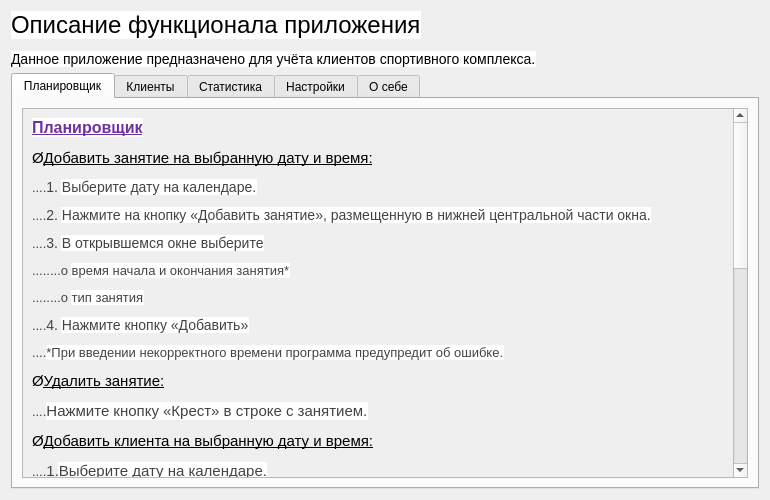
<?xml version="1.0" encoding="UTF-8"?>
<ui version="4.0">
 <class>Form</class>
 <widget class="QWidget" name="Form">
  <property name="geometry">
   <rect>
    <x>0</x>
    <y>0</y>
    <width>770</width>
    <height>500</height>
   </rect>
  </property>
  <property name="windowTitle">
   <string>О программе</string>
  </property>
  <layout class="QGridLayout" name="gridLayout">
   <item row="0" column="0">
    <widget class="QLabel" name="label">
     <property name="text">
      <string>&lt;html&gt;&lt;head/&gt;&lt;body&gt;&lt;p&gt;&lt;span style=&quot; font-family:'Calibri'; font-size:18pt; background-color:#ffffff;&quot;&gt;Описание функционала приложения&lt;/span&gt;&lt;/p&gt;&lt;p&gt;&lt;span style=&quot; font-size:10.5pt; background-color:#ffffff;&quot;&gt;Данное приложение предназначено для учёта клиентов спортивного комплекса.&lt;/span&gt;&lt;/p&gt;&lt;/body&gt;&lt;/html&gt;</string>
     </property>
    </widget>
   </item>
   <item row="1" column="0">
    <widget class="QTabWidget" name="tabWidget">
     <property name="currentIndex">
      <number>0</number>
     </property>
     <widget class="QWidget" name="tab">
      <attribute name="title">
       <string>Планировщик</string>
      </attribute>
      <layout class="QFormLayout" name="formLayout">
       <item row="0" column="0" colspan="2">
        <widget class="QScrollArea" name="scrollArea_2">
         <property name="widgetResizable">
          <bool>true</bool>
         </property>
         <widget class="QWidget" name="scrollAreaWidgetContents_2">
          <property name="geometry">
           <rect>
            <x>0</x>
            <y>0</y>
            <width>709</width>
            <height>882</height>
           </rect>
          </property>
          <layout class="QGridLayout" name="gridLayout_6">
           <item row="0" column="0">
            <widget class="QLabel" name="label_2">
             <property name="text">
              <string>&lt;html&gt;&lt;head/&gt;&lt;body&gt;&lt;p&gt;&lt;span style=&quot; font-size:12pt; font-weight:600; text-decoration: underline; color:#7030a0; background-color:#ffffff;&quot;&gt;Планировщик&lt;/span&gt;&lt;/p&gt;&lt;p&gt;&lt;span style=&quot; font-family:'Wingdings'; font-size:11pt;&quot;&gt;Ø&lt;/span&gt;&lt;span style=&quot; font-size:11pt; text-decoration: underline;&quot;&gt;Добавить занятие на выбранную дату и время:&lt;/span&gt;&lt;/p&gt;&lt;p&gt;&lt;span style=&quot; font-family:'Roboto'; font-size:10pt; color:#434343;&quot;&gt;....&lt;/span&gt;&lt;span style=&quot; font-family:'Roboto'; font-size:10.5pt; color:#434343;&quot;&gt;1. &lt;/span&gt;&lt;span style=&quot; font-size:10.5pt; color:#434343; background-color:#ffffff;&quot;&gt;Выберите дату на календаре.&lt;/span&gt;&lt;/p&gt;&lt;p&gt;&lt;span style=&quot; font-family:'Roboto'; font-size:10pt; color:#434343;&quot;&gt;....&lt;/span&gt;&lt;span style=&quot; font-family:'Roboto'; font-size:10.5pt; color:#434343;&quot;&gt;2. &lt;/span&gt;&lt;span style=&quot; font-size:10.5pt; color:#434343; background-color:#ffffff;&quot;&gt;Нажмите на кнопку «Добавить занятие», размещенную в нижней центральной части окна.&lt;/span&gt;&lt;/p&gt;&lt;p&gt;&lt;span style=&quot; font-family:'Roboto'; font-size:10pt; color:#434343;&quot;&gt;....&lt;/span&gt;&lt;span style=&quot; font-family:'Roboto'; font-size:10.5pt; color:#434343;&quot;&gt;3. &lt;/span&gt;&lt;span style=&quot; font-size:10.5pt; color:#434343; background-color:#ffffff;&quot;&gt;В открывшемся окне выберите&lt;/span&gt;&lt;/p&gt;&lt;p&gt;&lt;span style=&quot; font-family:'Roboto'; font-size:10pt; color:#434343;&quot;&gt;........&lt;/span&gt;&lt;span style=&quot; font-family:'Courier New'; font-size:10pt; color:#434343;&quot;&gt;o &lt;/span&gt;&lt;span style=&quot; font-size:10pt; color:#434343; background-color:#ffffff;&quot;&gt;время начала и окончания занятия*&lt;/span&gt;&lt;/p&gt;&lt;p&gt;&lt;span style=&quot; font-family:'Roboto'; font-size:10pt; color:#434343;&quot;&gt;........&lt;/span&gt;&lt;span style=&quot; font-family:'Courier New'; font-size:10pt; color:#434343;&quot;&gt;o &lt;/span&gt;&lt;span style=&quot; font-size:10pt; color:#434343; background-color:#ffffff;&quot;&gt;тип занятия&lt;/span&gt;&lt;/p&gt;&lt;p&gt;&lt;span style=&quot; font-family:'Roboto'; font-size:10pt; color:#434343;&quot;&gt;....&lt;/span&gt;&lt;span style=&quot; font-family:'Roboto'; font-size:10.5pt; color:#434343;&quot;&gt;4. &lt;/span&gt;&lt;span style=&quot; font-size:10.5pt; color:#434343; background-color:#ffffff;&quot;&gt;Нажмите кнопку «Добавить»&lt;/span&gt;&lt;/p&gt;&lt;p&gt;&lt;span style=&quot; font-family:'Roboto'; font-size:10pt; color:#434343;&quot;&gt;....&lt;/span&gt;&lt;span style=&quot; font-size:10pt; color:#434343; background-color:#ffffff;&quot;&gt;*При введении некорректного времени программа предупредит об ошибке.&lt;/span&gt;&lt;/p&gt;&lt;p&gt;&lt;span style=&quot; font-family:'Wingdings'; font-size:11pt;&quot;&gt;Ø&lt;/span&gt;&lt;span style=&quot; font-size:11pt; text-decoration: underline;&quot;&gt;Удалить занятие:&lt;/span&gt;&lt;/p&gt;&lt;p&gt;&lt;span style=&quot; font-family:'Roboto'; font-size:10pt; color:#434343;&quot;&gt;....&lt;/span&gt;&lt;span style=&quot; font-size:11pt; color:#434343; background-color:#ffffff;&quot;&gt;Нажмите кнопку «Крест» в строке с занятием.&lt;/span&gt;&lt;/p&gt;&lt;p&gt;&lt;span style=&quot; font-family:'Wingdings'; font-size:11pt;&quot;&gt;Ø&lt;/span&gt;&lt;span style=&quot; font-size:11pt; text-decoration: underline;&quot;&gt;Добавить клиента на выбранную дату и время:&lt;/span&gt;&lt;/p&gt;&lt;p&gt;&lt;span style=&quot; font-family:'Roboto'; font-size:10pt; color:#434343;&quot;&gt;....&lt;/span&gt;&lt;span style=&quot; font-size:11pt; color:#434343;&quot;&gt;1.&lt;/span&gt;&lt;span style=&quot; font-size:11pt; color:#434343; background-color:#ffffff;&quot;&gt;Выберите дату на календаре.&lt;/span&gt;&lt;/p&gt;&lt;p&gt;&lt;span style=&quot; font-family:'Roboto'; font-size:10pt; color:#434343;&quot;&gt;....&lt;/span&gt;&lt;span style=&quot; font-size:11pt; color:#434343;&quot;&gt;2. &lt;/span&gt;&lt;span style=&quot; font-size:11pt; color:#434343; background-color:#ffffff;&quot;&gt;Нажмите на кнопку «Добавить клиента», размещенную в нижней правом углу окна.&lt;/span&gt;&lt;/p&gt;&lt;p&gt;&lt;span style=&quot; font-family:'Roboto'; font-size:10pt; color:#434343;&quot;&gt;....&lt;/span&gt;&lt;span style=&quot; font-size:11pt; color:#434343;&quot;&gt;3. &lt;/span&gt;&lt;span style=&quot; font-size:11pt; color:#434343; background-color:#ffffff;&quot;&gt;В открывшемся окне выберите&lt;/span&gt;&lt;/p&gt;&lt;p&gt;&lt;span style=&quot; font-family:'Roboto'; font-size:10pt; color:#434343;&quot;&gt;........&lt;/span&gt;&lt;span style=&quot; font-family:'Courier New'; font-size:10pt; color:#434343;&quot;&gt;o &lt;/span&gt;&lt;span style=&quot; font-size:10pt; color:#434343; background-color:#ffffff;&quot;&gt;ФИО клиента&lt;/span&gt;&lt;/p&gt;&lt;p&gt;&lt;span style=&quot; font-family:'Roboto'; font-size:10pt; color:#434343;&quot;&gt;........&lt;/span&gt;&lt;span style=&quot; font-family:'Courier New'; font-size:10pt; color:#434343;&quot;&gt;o &lt;/span&gt;&lt;span style=&quot; font-size:10pt; color:#434343; background-color:#ffffff;&quot;&gt;время начала и окончания занятия*&lt;/span&gt;&lt;/p&gt;&lt;p&gt;&lt;span style=&quot; font-family:'Roboto'; font-size:10pt; color:#434343;&quot;&gt;........&lt;/span&gt;&lt;span style=&quot; font-family:'Courier New'; font-size:10pt; color:#434343;&quot;&gt;o &lt;/span&gt;&lt;span style=&quot; font-size:10pt; color:#434343; background-color:#ffffff;&quot;&gt;тип занятия&lt;/span&gt;&lt;/p&gt;&lt;p&gt;&lt;span style=&quot; font-family:'Roboto'; font-size:10pt; color:#434343;&quot;&gt;....&lt;/span&gt;&lt;span style=&quot; font-size:10.5pt; color:#434343;&quot;&gt;4. &lt;/span&gt;&lt;span style=&quot; font-size:10.5pt; color:#434343; background-color:#ffffff;&quot;&gt;Нажмите кнопку «Добавить»&lt;/span&gt;&lt;/p&gt;&lt;p&gt;&lt;span style=&quot; font-family:'Roboto'; font-size:10pt; color:#434343;&quot;&gt;....&lt;/span&gt;&lt;span style=&quot; font-size:10pt; color:#434343; background-color:#ffffff;&quot;&gt;*При введении некорректного времени программа предупредит об ошибке.&lt;/span&gt;&lt;/p&gt;&lt;p&gt;&lt;span style=&quot; font-family:'Wingdings'; font-size:11pt;&quot;&gt;Ø&lt;/span&gt;&lt;span style=&quot; font-size:11pt; text-decoration: underline;&quot;&gt;Удалить клиента:&lt;/span&gt;&lt;/p&gt;&lt;p&gt;&lt;span style=&quot; font-family:'Roboto'; font-size:10pt; color:#434343;&quot;&gt;....&lt;/span&gt;&lt;span style=&quot; font-family:'Roboto'; font-size:11pt; color:#434343;&quot;&gt;1. &lt;/span&gt;&lt;span style=&quot; font-size:11pt; color:#434343; background-color:#ffffff;&quot;&gt;Нажмите кнопку «Крест» в строке с клиентом.&lt;/span&gt;&lt;/p&gt;&lt;p&gt;&lt;span style=&quot; font-family:'Roboto'; font-size:10pt; color:#434343;&quot;&gt;....&lt;/span&gt;&lt;span style=&quot; font-size:10pt;&quot;&gt;Примечание: по умолчанию удалять можно только занятия в текущую дату.&lt;/span&gt;&lt;/p&gt;&lt;p&gt;&lt;span style=&quot; font-family:'Roboto'; font-size:10pt; color:#434343;&quot;&gt;....&lt;/span&gt;&lt;span style=&quot; font-size:10pt;&quot;&gt;Снять запрет на удаление записей прошлых дней можно в настройках приложения.&lt;/span&gt;&lt;/p&gt;&lt;p&gt;&lt;span style=&quot; font-family:'Wingdings'; font-size:11pt;&quot;&gt;Ø&lt;/span&gt;&lt;span style=&quot; font-size:11pt; text-decoration: underline;&quot;&gt;Начать Занятие:&lt;/span&gt;&lt;/p&gt;&lt;p&gt;&lt;span style=&quot; font-family:'Roboto'; font-size:10pt; color:#434343;&quot;&gt;....&lt;/span&gt;&lt;span style=&quot; font-size:11pt; color:#434343; background-color:#ffffff;&quot;&gt;1. Нажмите кнопку &amp;quot;Начать занятие&amp;quot;. Будет выбрано время для текущего занятия*.&lt;/span&gt;&lt;/p&gt;&lt;p&gt;&lt;span style=&quot; font-family:'Roboto'; font-size:10pt; color:#434343;&quot;&gt;....&lt;/span&gt;&lt;span style=&quot; font-family:'Roboto'; font-size:11pt; color:#434343;&quot;&gt;2.Чтобы остановить или возобновить время нажмите на кнопку &amp;quot;Стоп/Старт&amp;quot;.&lt;/span&gt;&lt;/p&gt;&lt;p&gt;&lt;span style=&quot; font-family:'Roboto'; font-size:10pt; color:#434343;&quot;&gt;....&lt;/span&gt;&lt;span style=&quot; font-size:10pt;&quot;&gt;Примечание: Вы можете изменять тип занятия из выпадающего списка слева сверху.&lt;/span&gt;&lt;/p&gt;&lt;p&gt;&lt;span style=&quot; font-family:'Roboto'; font-size:10pt; color:#434343;&quot;&gt;....&lt;/span&gt;&lt;span style=&quot; font-size:10pt;&quot;&gt;По окончании времени вы услышите звуковой сигнал.&lt;/span&gt;&lt;/p&gt;&lt;p&gt;&lt;span style=&quot; font-family:'Roboto'; font-size:10pt; color:#434343;&quot;&gt;....&lt;/span&gt;&lt;span style=&quot; font-family:'Roboto'; font-size:10pt; color:#000000;&quot;&gt;* Если в настоящее время не будет указанно занятие, то по умолчанию выберется 1 занятие из списка&lt;/span&gt;&lt;/p&gt;&lt;/body&gt;&lt;/html&gt;</string>
             </property>
            </widget>
           </item>
          </layout>
         </widget>
        </widget>
       </item>
      </layout>
     </widget>
     <widget class="QWidget" name="tab_2">
      <attribute name="title">
       <string>Клиенты</string>
      </attribute>
      <layout class="QGridLayout" name="gridLayout_3">
       <item row="0" column="0">
        <widget class="QScrollArea" name="scrollArea">
         <property name="widgetResizable">
          <bool>true</bool>
         </property>
         <widget class="QWidget" name="scrollAreaWidgetContents">
          <property name="geometry">
           <rect>
            <x>0</x>
            <y>0</y>
            <width>709</width>
            <height>958</height>
           </rect>
          </property>
          <layout class="QGridLayout" name="gridLayout_7">
           <item row="0" column="0">
            <widget class="QLabel" name="label_3">
             <property name="text">
              <string>&lt;html&gt;&lt;head/&gt;&lt;body&gt;&lt;p&gt;&lt;span style=&quot; font-size:12pt; font-weight:600; text-decoration: underline; color:#7030a0; background-color:#ffffff;&quot;&gt;Клиенты&lt;/span&gt;&lt;/p&gt;&lt;p&gt;&lt;span style=&quot; font-family:'Wingdings'; font-size:11pt;&quot;&gt;Ø&lt;/span&gt;&lt;span style=&quot; font-size:11pt; text-decoration: underline;&quot;&gt;Добавление нового клиента (в базу данных):&lt;/span&gt;&lt;/p&gt;&lt;p&gt;&lt;span style=&quot; font-family:'Roboto'; font-size:10pt; color:#434343;&quot;&gt;....&lt;/span&gt;&lt;span style=&quot; font-size:10.5pt; color:#434343;&quot;&gt;1. &lt;/span&gt;&lt;span style=&quot; font-size:10.5pt; color:#434343; background-color:#ffffff;&quot;&gt;Введите необходимую информацию по клиенту:&lt;/span&gt;&lt;/p&gt;&lt;p&gt;&lt;span style=&quot; font-family:'Roboto'; font-size:10pt; color:#434343;&quot;&gt;........&lt;/span&gt;&lt;span style=&quot; font-family:'Courier New'; font-size:10pt; color:#434343;&quot;&gt;o &lt;/span&gt;&lt;span style=&quot; font-size:10pt; color:#434343; background-color:#ffffff;&quot;&gt;ФИО&lt;/span&gt;&lt;/p&gt;&lt;p&gt;&lt;span style=&quot; font-family:'Roboto'; font-size:10pt; color:#434343;&quot;&gt;........&lt;/span&gt;&lt;span style=&quot; font-family:'Courier New'; font-size:10pt; color:#434343;&quot;&gt;o &lt;/span&gt;&lt;span style=&quot; font-size:10pt; color:#434343; background-color:#ffffff;&quot;&gt;Номер телефон&lt;/span&gt;&lt;/p&gt;&lt;p&gt;&lt;span style=&quot; font-family:'Roboto'; font-size:10pt; color:#434343;&quot;&gt;........&lt;/span&gt;&lt;span style=&quot; font-family:'Courier New'; font-size:10pt; color:#434343;&quot;&gt;o &lt;/span&gt;&lt;span style=&quot; font-size:10pt; color:#434343; background-color:#ffffff;&quot;&gt;Дату регистрации&lt;/span&gt;&lt;/p&gt;&lt;p&gt;&lt;span style=&quot; font-family:'Roboto'; font-size:10pt; color:#434343;&quot;&gt;........&lt;/span&gt;&lt;span style=&quot; font-family:'Courier New'; font-size:10pt; color:#434343;&quot;&gt;o &lt;/span&gt;&lt;span style=&quot; font-size:10pt; color:#434343; background-color:#ffffff;&quot;&gt;Дату рождения&lt;/span&gt;&lt;/p&gt;&lt;p&gt;&lt;span style=&quot; font-family:'Roboto'; font-size:10pt; color:#434343;&quot;&gt;........&lt;/span&gt;&lt;span style=&quot; font-family:'Courier New'; font-size:10pt; color:#434343;&quot;&gt;o &lt;/span&gt;&lt;span style=&quot; font-size:10pt; color:#434343; background-color:#ffffff;&quot;&gt;Количество оплаченных занятий&lt;/span&gt;&lt;/p&gt;&lt;p&gt;&lt;span style=&quot; font-family:'Roboto'; font-size:10pt; color:#434343;&quot;&gt;........&lt;/span&gt;&lt;span style=&quot; font-family:'Courier New'; font-size:10pt; color:#434343;&quot;&gt;o &lt;/span&gt;&lt;span style=&quot; font-size:10pt; color:#434343; background-color:#ffffff;&quot;&gt;Длительность абонемента&lt;/span&gt;&lt;span style=&quot; font-family:'Calibri'; font-size:11pt;&quot;&gt;&lt;br/&gt;&lt;/span&gt;&lt;/p&gt;&lt;p&gt;&lt;span style=&quot; font-family:'Roboto'; font-size:10pt; color:#434343;&quot;&gt;....&lt;/span&gt;&lt;span style=&quot; font-size:10.5pt; color:#434343;&quot;&gt;2. &lt;/span&gt;&lt;span style=&quot; font-size:10.5pt; color:#434343; background-color:#ffffff;&quot;&gt;Нажмите кнопку «Добавить»&lt;/span&gt;&lt;/p&gt;&lt;p&gt;&lt;span style=&quot; font-family:'Wingdings'; font-size:11pt;&quot;&gt;Ø&lt;/span&gt;&lt;span style=&quot; font-size:11pt; text-decoration: underline;&quot;&gt;Поиск по ФИО клиента:&lt;/span&gt;&lt;/p&gt;&lt;p&gt;&lt;span style=&quot; font-family:'Roboto'; font-size:10pt; color:#434343;&quot;&gt;....&lt;/span&gt;&lt;span style=&quot; font-size:11pt; color:#434343; background-color:#ffffff;&quot;&gt;Начните вводить в строку поиска, расположенную в правой части окна,&lt;/span&gt;&lt;/p&gt;&lt;p&gt;&lt;span style=&quot; font-family:'Roboto'; font-size:10pt; color:#434343;&quot;&gt;....&lt;/span&gt;&lt;span style=&quot; font-size:11pt; color:#434343; background-color:#ffffff;&quot;&gt;ФИО клиента и в таблице будут выведены все клиенты,&lt;/span&gt;&lt;/p&gt;&lt;p&gt;&lt;span style=&quot; font-family:'Roboto'; font-size:10pt; color:#434343;&quot;&gt;....&lt;/span&gt;&lt;span style=&quot; font-size:11pt; color:#434343; background-color:#ffffff;&quot;&gt;в ФИО которых входит введенная подстрока.&lt;/span&gt;&lt;/p&gt;&lt;p&gt;&lt;span style=&quot; font-family:'Wingdings'; font-size:11pt;&quot;&gt;Ø&lt;/span&gt;&lt;span style=&quot; font-size:11pt; text-decoration: underline;&quot;&gt;Внесение клиентом оплаты:&lt;/span&gt;&lt;/p&gt;&lt;p&gt;&lt;span style=&quot; font-family:'Roboto'; font-size:10pt; color:#434343;&quot;&gt;....&lt;/span&gt;&lt;span style=&quot; font-size:10.5pt; color:#434343;&quot;&gt;1. &lt;/span&gt;&lt;span style=&quot; font-size:10.5pt; color:#434343; background-color:#ffffff;&quot;&gt;Выберите&lt;/span&gt;&lt;/p&gt;&lt;p&gt;&lt;span style=&quot; font-family:'Roboto'; font-size:10pt; color:#434343;&quot;&gt;........&lt;/span&gt;&lt;span style=&quot; font-family:'Courier New'; font-size:10pt; color:#434343;&quot;&gt;o &lt;/span&gt;&lt;span style=&quot; font-size:10pt; color:#434343; background-color:#ffffff;&quot;&gt;Клиента&lt;/span&gt;&lt;/p&gt;&lt;p&gt;&lt;span style=&quot; font-family:'Roboto'; font-size:10pt; color:#434343;&quot;&gt;........&lt;/span&gt;&lt;span style=&quot; font-family:'Courier New'; font-size:10pt; color:#434343;&quot;&gt;o &lt;/span&gt;&lt;span style=&quot; font-size:10pt; color:#434343; background-color:#ffffff;&quot;&gt;Внесенную клиентом сумму&lt;/span&gt;&lt;/p&gt;&lt;p&gt;&lt;span style=&quot; font-family:'Roboto'; font-size:10pt; color:#434343;&quot;&gt;........&lt;/span&gt;&lt;span style=&quot; font-family:'Courier New'; font-size:10pt; color:#434343;&quot;&gt;o &lt;/span&gt;&lt;span style=&quot; font-size:10pt; color:#434343; background-color:#ffffff;&quot;&gt;Количество (оплачиваемых) занятий&lt;/span&gt;&lt;/p&gt;&lt;p&gt;&lt;span style=&quot; font-family:'Roboto'; font-size:10pt; color:#434343;&quot;&gt;....&lt;/span&gt;&lt;span style=&quot; font-size:10.5pt; color:#434343;&quot;&gt;2. &lt;/span&gt;&lt;span style=&quot; font-size:10.5pt; color:#434343; background-color:#ffffff;&quot;&gt;Нажмите кнопку «Оплатить».&lt;/span&gt;&lt;/p&gt;&lt;p&gt;&lt;span style=&quot; font-family:'Wingdings'; font-size:11pt;&quot;&gt;Ø&lt;/span&gt;&lt;span style=&quot; font-size:11pt; text-decoration: underline;&quot;&gt;Изменение данных выбранного клиента:&lt;/span&gt;&lt;/p&gt;&lt;p&gt;&lt;span style=&quot; font-family:'Roboto'; font-size:10pt; color:#434343;&quot;&gt;....&lt;/span&gt;&lt;span style=&quot; font-size:10.5pt; color:#434343;&quot;&gt;1. &lt;/span&gt;&lt;span style=&quot; font-size:10.5pt; color:#434343; background-color:#ffffff;&quot;&gt;Нажмите на любую ячейку в строке клиента чьи данные необходимо изменить.&lt;/span&gt;&lt;/p&gt;&lt;p&gt;&lt;span style=&quot; font-family:'Roboto'; font-size:10pt; color:#434343;&quot;&gt;....&lt;/span&gt;&lt;span style=&quot; font-size:10.5pt; color:#434343;&quot;&gt;2. &lt;/span&gt;&lt;span style=&quot; font-size:10.5pt; color:#434343; background-color:#ffffff;&quot;&gt;В открывшемся окне внесите необходимые изменения. &lt;/span&gt;&lt;/p&gt;&lt;p&gt;&lt;span style=&quot; font-family:'Roboto'; font-size:10pt; color:#434343;&quot;&gt;....&lt;/span&gt;&lt;span style=&quot; font-size:10.5pt; color:#434343;&quot;&gt;3. &lt;/span&gt;&lt;span style=&quot; font-size:10.5pt; color:#434343; background-color:#ffffff;&quot;&gt;Нажмите кнопку «Внести изменения».&lt;/span&gt;&lt;/p&gt;&lt;p&gt;&lt;span style=&quot; font-family:'Wingdings'; font-size:11pt;&quot;&gt;Ø&lt;/span&gt;&lt;span style=&quot; font-size:11pt; text-decoration: underline;&quot;&gt;Сортировка таблицы по столбцу:&lt;/span&gt;&lt;/p&gt;&lt;p&gt;&lt;span style=&quot; font-family:'Roboto'; font-size:10pt; color:#434343;&quot;&gt;....&lt;/span&gt;&lt;span style=&quot; font-size:10.5pt; color:#434343; background-color:#ffffff;&quot;&gt;Кликните на столбец, по которому нужно отсортировать таблицу&lt;/span&gt;&lt;/p&gt;&lt;p&gt;&lt;span style=&quot; font-family:'Roboto'; font-size:10pt; color:#434343;&quot;&gt;........&lt;/span&gt;&lt;span style=&quot; font-family:'Courier New'; font-size:10pt; color:#434343;&quot;&gt;o &lt;/span&gt;&lt;span style=&quot; font-size:10pt; color:#434343; background-color:#ffffff;&quot;&gt;1 раз – сортировка по возрастанию&lt;/span&gt;&lt;/p&gt;&lt;p&gt;&lt;span style=&quot; font-family:'Roboto'; font-size:10pt; color:#434343;&quot;&gt;........&lt;/span&gt;&lt;span style=&quot; font-family:'Courier New'; font-size:10pt; color:#434343;&quot;&gt;o &lt;/span&gt;&lt;span style=&quot; font-size:10pt; color:#434343; background-color:#ffffff;&quot;&gt;2 раза – сортировка по убыванию&lt;/span&gt;&lt;/p&gt;&lt;p&gt;&lt;span style=&quot; font-family:'Wingdings'; font-size:11pt;&quot;&gt;Ø&lt;/span&gt;&lt;span style=&quot; font-size:11pt; text-decoration: underline;&quot;&gt;Отчет по каждому клиенту:&lt;/span&gt;&lt;/p&gt;&lt;p&gt;&lt;span style=&quot; font-family:'Roboto'; font-size:10pt; color:#434343;&quot;&gt;....&lt;/span&gt;&lt;span style=&quot; font-size:10.5pt; color:#434343;&quot;&gt;1. &lt;/span&gt;&lt;span style=&quot; font-size:10.5pt; color:#434343; background-color:#ffffff;&quot;&gt;Кликните на кнопку нужного клиента&lt;/span&gt;&lt;/p&gt;&lt;p&gt;&lt;span style=&quot; font-family:'Roboto'; font-size:10pt; color:#434343;&quot;&gt;....&lt;/span&gt;&lt;span style=&quot; font-size:10.5pt; color:#434343;&quot;&gt;2. &lt;/span&gt;&lt;span style=&quot; font-size:10.5pt; color:#434343; background-color:#ffffff;&quot;&gt;В открывшемся окне Вы можете просмотреть историю клиента за выбранный период.&lt;/span&gt;&lt;/p&gt;&lt;p&gt;&lt;span style=&quot; font-family:'Roboto'; font-size:10pt; color:#434343;&quot;&gt;....Примечание: Вы можете записи из истории клиентов, нажимая на кнопку &amp;quot;Крестика&amp;quot; в строке&lt;/span&gt;&lt;/p&gt;&lt;/body&gt;&lt;/html&gt;</string>
             </property>
            </widget>
           </item>
          </layout>
         </widget>
        </widget>
       </item>
      </layout>
     </widget>
     <widget class="QWidget" name="tab_3">
      <attribute name="title">
       <string>Статистика</string>
      </attribute>
      <layout class="QGridLayout" name="gridLayout_4">
       <item row="0" column="0">
        <widget class="QScrollArea" name="scrollArea_3">
         <property name="widgetResizable">
          <bool>true</bool>
         </property>
         <widget class="QWidget" name="scrollAreaWidgetContents_3">
          <property name="geometry">
           <rect>
            <x>0</x>
            <y>0</y>
            <width>726</width>
            <height>372</height>
           </rect>
          </property>
          <widget class="QLabel" name="label_4">
           <property name="geometry">
            <rect>
             <x>9</x>
             <y>9</y>
             <width>659</width>
             <height>107</height>
            </rect>
           </property>
           <property name="text">
            <string>&lt;html&gt;&lt;head/&gt;&lt;body&gt;&lt;p&gt;&lt;span style=&quot; font-size:12pt; text-decoration: underline; color:#7030a0; background-color:#ffffff;&quot;&gt;Статистика&lt;/span&gt;&lt;/p&gt;&lt;p&gt;&lt;span style=&quot; font-family:'Wingdings'; font-size:11pt;&quot;&gt;Ø&lt;/span&gt;&lt;span style=&quot; font-size:11pt; text-decoration: underline;&quot;&gt;Представление информации о количестве посещений занятий и заработанной сумме за год.&lt;/span&gt;&lt;/p&gt;&lt;p&gt;&lt;span style=&quot; font-family:'Roboto'; font-size:10pt; color:#434343;&quot;&gt;....&lt;/span&gt;&lt;span style=&quot; font-size:10.5pt; color:#434343;&quot;&gt;1.&lt;/span&gt;&lt;span style=&quot; font-size:10.5pt; color:#434343; background-color:#ffffff;&quot;&gt;Выберите год.&lt;/span&gt;&lt;/p&gt;&lt;p&gt;&lt;span style=&quot; font-family:'Roboto'; font-size:10pt; color:#434343;&quot;&gt;....&lt;/span&gt;&lt;span style=&quot; font-size:10.5pt; color:#434343;&quot;&gt;2. &lt;/span&gt;&lt;span style=&quot; font-size:10.5pt; color:#434343; background-color:#ffffff;&quot;&gt;Нажмите на кнопку «Лупа», чтобы узнать подробную информацию по выбранному месяцу.&lt;/span&gt;&lt;/p&gt;&lt;/body&gt;&lt;/html&gt;</string>
           </property>
          </widget>
         </widget>
        </widget>
       </item>
      </layout>
     </widget>
     <widget class="QWidget" name="tab_4">
      <attribute name="title">
       <string>Настройки</string>
      </attribute>
      <layout class="QGridLayout" name="gridLayout_5">
       <item row="0" column="0">
        <widget class="QScrollArea" name="scrollArea_4">
         <property name="widgetResizable">
          <bool>true</bool>
         </property>
         <widget class="QWidget" name="scrollAreaWidgetContents_4">
          <property name="geometry">
           <rect>
            <x>0</x>
            <y>0</y>
            <width>709</width>
            <height>507</height>
           </rect>
          </property>
          <layout class="QGridLayout" name="gridLayout_2">
           <item row="0" column="0">
            <widget class="QLabel" name="label_5">
             <property name="text">
              <string>&lt;html&gt;&lt;head/&gt;&lt;body&gt;&lt;p&gt;&lt;span style=&quot; font-size:12pt; text-decoration: underline; color:#7030a0; background-color:#ffffff;&quot;&gt;Настройки&lt;/span&gt;&lt;/p&gt;&lt;p&gt;&lt;span style=&quot; font-family:'Wingdings'; font-size:11pt;&quot;&gt;Ø&lt;/span&gt;&lt;span style=&quot; font-size:11pt; text-decoration: underline;&quot;&gt;Основные настройки:&lt;/span&gt;&lt;/p&gt;&lt;p&gt;&lt;span style=&quot; font-family:'Roboto'; font-size:10pt; color:#434343;&quot;&gt;....&lt;/span&gt;&lt;span style=&quot; font-size:10.5pt; color:#434343;&quot;&gt;1. Укажите необходимые значения и НАЖМИТЕ &amp;quot;Сохранить и выйти&amp;quot;, чтобы внести все изменения.&lt;/span&gt;&lt;/p&gt;&lt;p&gt;&lt;span style=&quot; font-family:'Wingdings'; font-size:11pt;&quot;&gt;Ø&lt;/span&gt;&lt;span style=&quot; font-size:11pt; text-decoration: underline;&quot;&gt;Расписание:&lt;/span&gt;&lt;/p&gt;&lt;p&gt;&lt;span style=&quot; font-family:'Roboto'; font-size:10pt; color:#434343;&quot;&gt;....&lt;/span&gt;&lt;span style=&quot; font-size:10.5pt; color:#434343;&quot;&gt;1. Выберите день недели в списке.&lt;/span&gt;&lt;/p&gt;&lt;p&gt;&lt;span style=&quot; font-family:'Roboto'; font-size:10pt; color:#434343;&quot;&gt;....&lt;/span&gt;&lt;span style=&quot; font-family:'Roboto'; font-size:11pt; color:#434343;&quot;&gt;2&lt;/span&gt;&lt;span style=&quot; font-size:11pt; color:#434343;&quot;&gt;.&lt;/span&gt;&lt;span style=&quot; font-size:10.5pt; color:#434343;&quot;&gt; Редактируйте расписание. Вы можете удалять и добавлять новые записи аналогично добавлению&lt;/span&gt;&lt;/p&gt;&lt;p&gt;&lt;span style=&quot; font-family:'Roboto'; font-size:10pt; color:#434343;&quot;&gt;....&lt;/span&gt;&lt;span style=&quot; font-size:10.5pt; color:#434343;&quot;&gt;занятий в Планировщике.&lt;/span&gt;&lt;/p&gt;&lt;p&gt;&lt;span style=&quot; font-family:'Roboto'; font-size:10pt; color:#434343;&quot;&gt;....&lt;/span&gt;&lt;span style=&quot; font-size:10.5pt; color:#434343;&quot;&gt;Примечание: Редактирование в этой вкладке происходит сразу и не требует нажатия&lt;/span&gt;&lt;/p&gt;&lt;p&gt;&lt;span style=&quot; font-family:'Roboto'; font-size:10pt; color:#434343;&quot;&gt;....&lt;/span&gt;&lt;span style=&quot; font-size:10.5pt; color:#434343;&quot;&gt;&amp;quot;Сохраннить и выйти&amp;quot; для подтверждения изменений.&lt;/span&gt;&lt;/p&gt;&lt;p&gt;&lt;span style=&quot; font-family:'Wingdings'; font-size:11pt;&quot;&gt;Ø&lt;/span&gt;&lt;span style=&quot; font-size:11pt; text-decoration: underline;&quot;&gt;Типы занятий:&lt;/span&gt;&lt;/p&gt;&lt;p&gt;&lt;span style=&quot; font-family:'Roboto'; font-size:10pt; color:#434343;&quot;&gt;....&lt;/span&gt;&lt;span style=&quot; font-size:10.5pt; color:#434343;&quot;&gt;1. Чтобы изменить название занятия кликните по нему дважды.&lt;/span&gt;&lt;/p&gt;&lt;p&gt;&lt;span style=&quot; font-family:'Roboto'; font-size:10pt; color:#434343;&quot;&gt;....&lt;/span&gt;&lt;span style=&quot; font-family:'Roboto'; font-size:11pt; color:#434343;&quot;&gt;2. Для изменения длительности занятия кликните по дважды и укажите время в &lt;/span&gt;&lt;span style=&quot; font-family:'Roboto'; font-size:11pt; font-weight:600; color:#434343;&quot;&gt;минутах&lt;/span&gt;&lt;span style=&quot; font-family:'Roboto'; font-size:11pt; color:#434343;&quot;&gt;.&lt;/span&gt;&lt;/p&gt;&lt;p&gt;&lt;span style=&quot; font-family:'Roboto'; font-size:10pt; color:#434343;&quot;&gt;....&lt;/span&gt;&lt;span style=&quot; font-family:'Roboto'; font-size:11pt; color:#434343;&quot;&gt;3. Для изменения цвета нажмите на кнопку &amp;quot;Выбрать цвет&amp;quot; и подберите его на палитре,&lt;/span&gt;&lt;/p&gt;&lt;p&gt;&lt;span style=&quot; font-family:'Roboto'; font-size:10pt; color:#434343;&quot;&gt;....&lt;/span&gt;&lt;span style=&quot; font-family:'Roboto'; font-size:11pt; color:#434343;&quot;&gt;после чего нажмите кнопку &amp;quot;Ок&amp;quot;.&lt;/span&gt;&lt;/p&gt;&lt;p&gt;&lt;span style=&quot; font-family:'Roboto'; font-size:10pt; color:#434343;&quot;&gt;....&lt;/span&gt;&lt;span style=&quot; font-family:'Roboto'; font-size:11pt; color:#434343;&quot;&gt;4. Для удаления занятия нажмите на кнопку &amp;quot;Крестик&amp;quot;.&lt;/span&gt;&lt;/p&gt;&lt;p&gt;&lt;span style=&quot; font-family:'Roboto'; font-size:10pt; color:#434343;&quot;&gt;....&lt;/span&gt;&lt;span style=&quot; font-family:'Roboto'; font-size:11pt; color:#434343;&quot;&gt;5&lt;/span&gt;&lt;span style=&quot; font-size:11pt; color:#434343;&quot;&gt;. &lt;/span&gt;&lt;span style=&quot; font-size:10.5pt; color:#434343;&quot;&gt;Д&lt;/span&gt;&lt;span style=&quot; font-family:'Roboto'; font-size:11pt; color:#434343;&quot;&gt;ля добавления на кнопку &amp;quot;Плюс&amp;quot; и заполните информацию о занятии.&lt;/span&gt;&lt;/p&gt;&lt;p&gt;&lt;span style=&quot; font-family:'Roboto'; font-size:10pt; color:#434343;&quot;&gt;....&lt;/span&gt;&lt;span style=&quot; font-family:'Roboto'; font-size:11pt; color:#434343;&quot;&gt;6. НАЖМИТЕ &amp;quot;Сохранить и выйти&amp;quot;, чтобы подтвердить внесенные изменения.&lt;/span&gt;&lt;/p&gt;&lt;/body&gt;&lt;/html&gt;</string>
             </property>
            </widget>
           </item>
          </layout>
         </widget>
        </widget>
       </item>
      </layout>
     </widget>
     <widget class="QWidget" name="tab_5">
      <attribute name="title">
       <string>О себе</string>
      </attribute>
      <layout class="QGridLayout" name="gridLayout_8">
       <item row="0" column="0">
        <widget class="QLabel" name="label_6">
         <property name="text">
          <string>&lt;html&gt;&lt;head/&gt;&lt;body&gt;&lt;p&gt;&lt;span style=&quot; font-size:10pt;&quot;&gt;Здравствуй, дорогой клиент. Меня зовут Никита Жуков и я являюсь разработчиком данного проекта.&lt;/span&gt;&lt;/p&gt;&lt;p&gt;&lt;span style=&quot; font-size:10pt;&quot;&gt;На этот проект я потратил не один месяц и очень старался, так как это самая крупная моя работа.&lt;/span&gt;&lt;/p&gt;&lt;p&gt;&lt;span style=&quot; font-size:10pt;&quot;&gt;&lt;br/&gt;&lt;/span&gt;&lt;/p&gt;&lt;p&gt;&lt;span style=&quot; font-size:10pt;&quot;&gt;Я начинающий разработчик полный энтузиазма, так что если у тебя есть какие от идеи и ты ищешь программиста,&lt;/span&gt;&lt;/p&gt;&lt;p&gt;&lt;span style=&quot; font-size:10pt;&quot;&gt;им могу стать я.&lt;/span&gt;&lt;/p&gt;&lt;p&gt;&lt;span style=&quot; font-size:10pt;&quot;&gt;&lt;br/&gt;&lt;/span&gt;&lt;/p&gt;&lt;p&gt;&lt;span style=&quot; font-size:10pt;&quot;&gt;Спасибо за использование &amp;quot;Планировщика клиентов&amp;quot;.&lt;/span&gt;&lt;/p&gt;&lt;p&gt;&lt;span style=&quot; font-size:10pt;&quot;&gt;Меня можно найти:&lt;/span&gt;&lt;/p&gt;&lt;p&gt;&lt;span style=&quot; font-size:10pt;&quot;&gt;ВК: &lt;/span&gt;&lt;a href=&quot;https://vk.com/balanceofthebladekeeper&quot;&gt;&lt;span style=&quot; font-size:10pt; text-decoration: underline; color:#0000ff;&quot;&gt;https://vk.com/balanceofthebladekeeper&lt;/span&gt;&lt;/a&gt;&lt;/p&gt;&lt;p&gt;&lt;span style=&quot; font-size:10pt;&quot;&gt;Почта: &lt;/span&gt;&lt;a href=&quot;nikitka-zhukov03@mail.ru&quot;&gt;&lt;span style=&quot; font-size:10pt; text-decoration: underline; color:#0000ff;&quot;&gt;nikitka-zhukov03@mail.ru&lt;/span&gt;&lt;/a&gt;&lt;/p&gt;&lt;p&gt;&lt;span style=&quot; font-size:10pt;&quot;&gt;Телеграмм: &lt;/span&gt;&lt;a href=&quot;https://teleg.run/IvanBrekman&quot;&gt;&lt;span style=&quot; font-size:10pt; text-decoration: underline; color:#0000ff;&quot;&gt;https://teleg.run/IvanBrekman&lt;/span&gt;&lt;/a&gt;&lt;/p&gt;&lt;p&gt;&lt;span style=&quot; font-size:10pt;&quot;&gt;Сайт: &lt;/span&gt;&lt;a href=&quot;http://nikita-pro.ru&quot;&gt;&lt;span style=&quot; font-size:10pt; text-decoration: underline; color:#0000ff;&quot;&gt;http://nikita-pro.ru&lt;/span&gt;&lt;/a&gt;&lt;/p&gt;&lt;/body&gt;&lt;/html&gt;</string>
         </property>
        </widget>
       </item>
      </layout>
     </widget>
    </widget>
   </item>
  </layout>
 </widget>
 <resources/>
 <connections/>
</ui>
